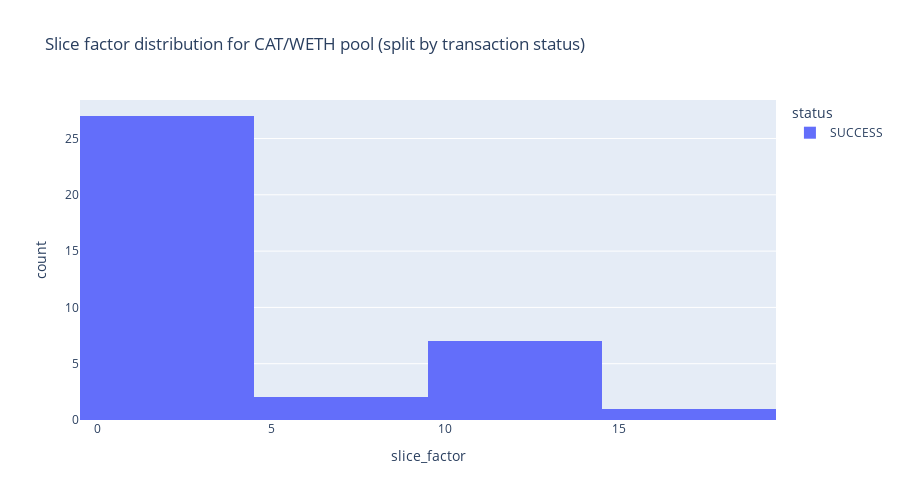
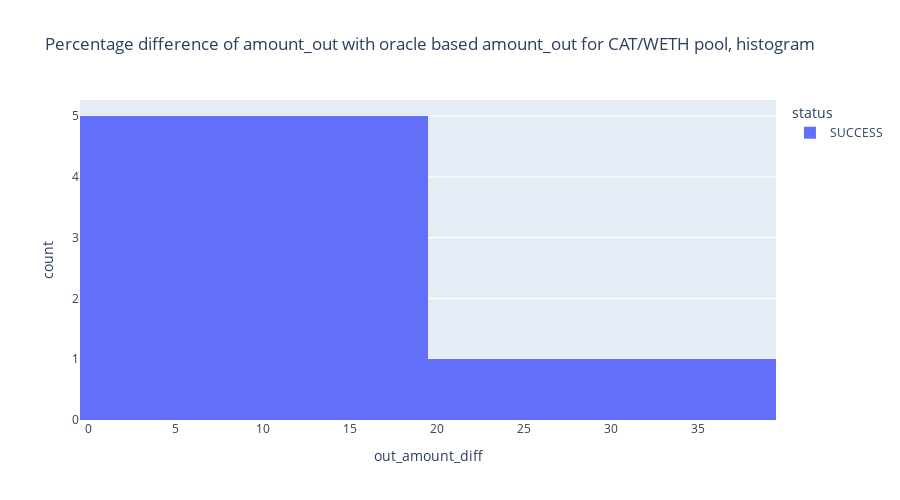

The notebook cell these images were saved under, in order:
### Code cell
cat_weth_sim.show_mitigation_comparison(cat_weth_swaps_mitigation_off_df, cat_weth_swaps_mitigation_on_df)
cat_weth_sim.px_hist_blocked_transactions_slice(cat_weth_swaps_mitigation_on_df)
cat_weth_sim.px_hist_blocked_transactions_difference_from_oracle(cat_weth_swaps_mitigation_on_df)
cat_weth_sim.plot_slice_distribution_and_diff_limit_line(cat_weth_swaps_mitigation_on_df)
cat_weth_sim.plot_reserves_with_and_without_mitigation(cat_weth_swaps_mitigation_off_df, cat_weth_swaps_mitigation_on_df)
cat_weth_sim.plot_cumulative_prices_with_and_without_mitigation(cat_weth_swaps_mitigation_off_df, cat_weth_swaps_mitigation_off_df)

### Figure 1 — Plotly figure (JSON) as saved in the notebook; plotly's stock layout.template omitted (floating-point values rounded to 4 significant figures)
{"data": [{"alignmentgroup": "True", "bingroup": "x", "hovertemplate": "status=SUCCESS<br>slice_factor=%{x}<br>count=%{y}<extra></extra>", "legendgroup": "SUCCESS", "marker": {"color": "#636efa", "pattern": {"shape": ""}}, "name": "SUCCESS", "offsetgroup": "SUCCESS", "orientation": "v", "showlegend": true, "type": "histogram", "x": [null, 1, 4, 1, 5, 1, 1, 1, 1, null, 4, 1, null, 1, 16, 1, 10, 1, 10, 1, 1, 1, 1, 13, 11, 1, 1, 13, 1, 1, null, 1, 1, 1, 1, 5, null, 1, 1, 1, null, 14, 11, null, null], "xaxis": "x", "yaxis": "y"}], "layout": {"barmode": "relative", "height": 500, "legend": {"title": {"text": "status"}, "tracegroupgap": 0}, "title": {"text": "Slice factor distribution for CAT/WETH pool (split by transaction status)"}, "width": 900, "xaxis": {"anchor": "y", "categoryorder": "total descending", "domain": [0, 1], "title": {"text": "slice_factor"}}, "yaxis": {"anchor": "x", "domain": [0, 1], "title": {"text": "count"}}}}

### Figure 2 — Plotly figure (JSON) as saved in the notebook; plotly's stock layout.template omitted (floating-point values rounded to 4 significant figures)
{"data": [{"alignmentgroup": "True", "bingroup": "x", "hovertemplate": "status=SUCCESS<br>out_amount_diff=%{x}<br>count=%{y}<extra></extra>", "legendgroup": "SUCCESS", "marker": {"color": "#636efa", "pattern": {"shape": ""}}, "name": "SUCCESS", "offsetgroup": "SUCCESS", "orientation": "v", "showlegend": true, "type": "histogram", "x": [4, 9, 6, 14, 29, 4, 13, 13, 12, 4, 13, 36], "xaxis": "x", "yaxis": "y"}], "layout": {"barmode": "relative", "height": 500, "legend": {"title": {"text": "status"}, "tracegroupgap": 0}, "title": {"text": "Percentage difference of amount_out with oracle based amount_out for CAT/WETH pool, histogram"}, "width": 900, "xaxis": {"anchor": "y", "categoryorder": "total descending", "domain": [0, 1], "title": {"text": "out_amount_diff"}}, "yaxis": {"anchor": "x", "domain": [0, 1], "title": {"text": "count"}}}}
